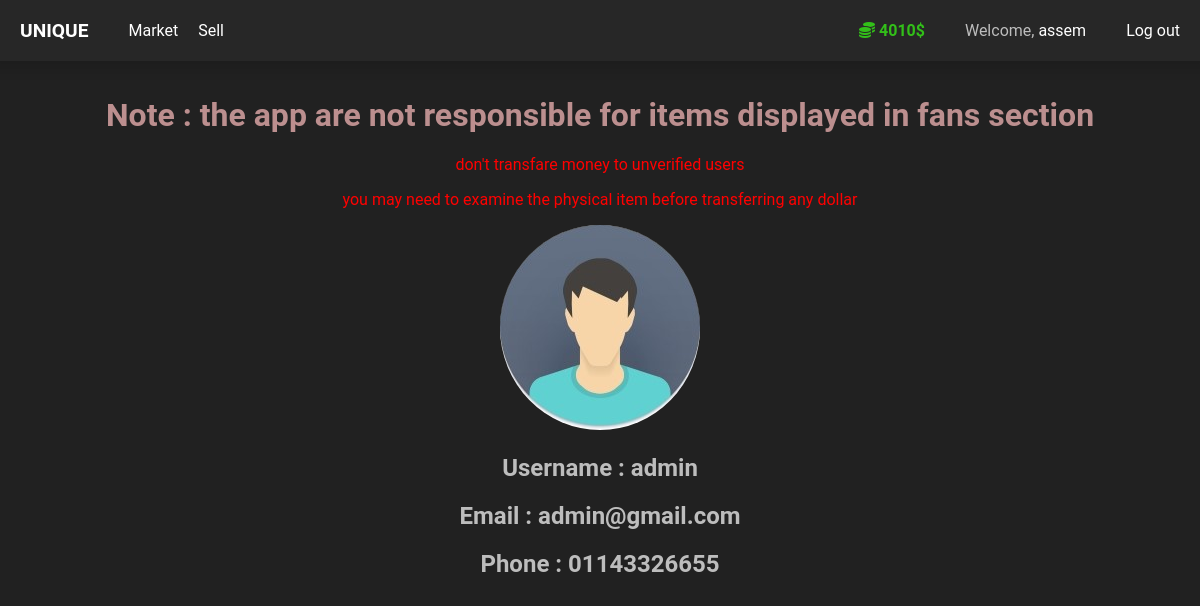
The page /user/3 (signed in) on the database as committed earlier.
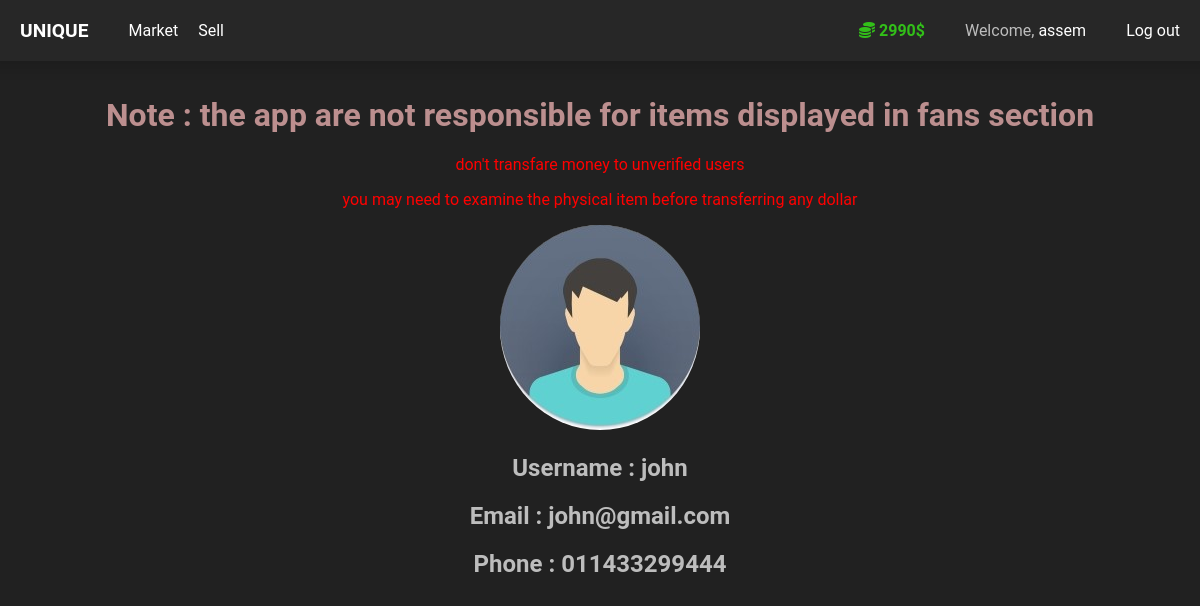
The same page on the database as committed later.
### market/models.py (models this page shows, shortened)
class User(db.Model , UserMixin):
    id = db.Column(db.Integer, primary_key=True)
    username = db.Column(db.String(length=30), nullable=False, unique=True)
    email_address = db.Column(db.String(length=50), nullable=False, unique=True)
    password_hash = db.Column(db.String(length=60), nullable=False)
    budget = db.Column(db.Integer, nullable=False, default=999)
    role = db.Column(db.String(length=20), nullable=False, default='customer')
    phone = db.Column(db.String(length=20), nullable=False, unique=True)
    items = db.relationship('Item', backref='owner', lazy=True)
    @property
    def password(self):
        return self.password_hash

### market/routes.py (the view)
@app.route('/user/<int:user_id>' , methods=['GET'])
@login_required
def user_info(user_id):
    user = None
    warning1 = None
    warning2 = None
    warning3 = None
    if user_id:
            if current_user.id != user_id:
                warning1 = "Note : the app are not responsible for items displayed in fans section"
                warning2 = "don't transfare money to unverified users"
                warning3 = "you may need to examine the physical item before transferring any dollar"
            user = User.query.filter_by(id=user_id).first()
            if user == None:
                return render_template('notfount.html')
    return render_template('user.html' , user=user , warning1=warning1 , warning2=warning2 , warning3=warning3)

### market/models.py (called while the page is built)
@login_manager.user_loader
def load_user(user_id):
    return User.query.get(int(user_id))

### market/templates/user.html (shortened to what this page needs)
{% extends 'base.html' %}
{% block content %}
<div class="profile_container">
    <div class="warning message">
        {% if warning1 %}
            <h1>{{ warning1 }}</h1>
        {% endif %}
        {% if warning2 %}
            <p>{{ warning2 }}</p>
        {% endif %}
        {% if warning3 %}
            <p>{{ warning3 }}</p>
        {% endif %}
    </div>
    {% if user %}
        <img src="../static/avtar.jpg" alt="user image" class="user_image">
        <h2 class="user_data" >Username : {{user.username}}</h2>
        <h2 class="user_data" >Email : {{user.email_address}}</h2>
        <h2 class="user_data" >Phone : {{user.phone}}</h2>
    {% endif %}
</div>
{% endblock %}

### market/templates/base.html (shortened to what this page needs)
<!DOCTYPE html>
<html lang="en">
<head>
    <link rel='stylesheet' href='../static/home.css'>
    <link rel='stylesheet' href='../static/market.css'>
    <link rel='stylesheet' href='../static/form.css'>
</head>
<body>
    <header class="header_container">
        <nav class="nav_bar">
            <div class="nav_routes">
                <p id="logo"><a href={{ url_for('home_page') }}>UNIQUE</a></p>
                <ul class="routes_list">
                    {% if current_user.is_authenticated %}
                        <li><a href={{ url_for('market_page') }}>Market</a></li>
                        <li><a href={{ url_for('sell_page') }}>Sell</a></li>
                    {% endif %}
                </ul>
            </div>
            {% if current_user.is_authenticated %}
                <ul class="auth_routes">
                    {% if current_user.role == 'customer' %}
                        <li>
                            <span class="budj">
                                <i class="fa-solid fa-coins"></i>
                                <a href={{ url_for('recharge_page') }}>{{ current_user.budget }}$</a>
                            </span>
                        </li>
                    {% endif %}
                    <li><span>Welcome, <a id="username" href={{ url_for('user_info' , user_id = current_user.id) }}>{{ current_user.username }}</a></span></li>
                    <li><a id="logout_a" href={{ url_for('logout_page') }}>Log out</a></li>
                </ul>
            {% else %}
                <ul class="auth_routes">
                    <li><a href={{ url_for('login_page') }}>Login</a></li>
                    <li><a href={{ url_for('register_page') }}>Register</a></li>
                </ul>
            {% endif %}
        </nav>
    </header>
    {% block content %}
    {% endblock %}
</body>
</html>

### market/static/home.css (style rules this page uses)
body { margin: 0; padding: 0; font-family: 'Roboto', sans-serif; background-color: #212121; color: #bdbdbd; padding-top: 4em; }
.header_container { width: 100%; position: fixed; top: 0; z-index: 1000; }
.nav_bar { display: flex; justify-content: space-between; align-items: center; background-color: #272727; padding: 0 20px ; box-shadow: 0 0 10px 10px rgba(0, 0, 0, 0.1); }
.nav_routes { display: flex; align-items: center; gap: 0px; }
.auth_routes { display: flex; gap: 40px; }
.routes_list { display: flex; align-items: center; gap: 20px; }
.nav_bar a { text-decoration: none; color: #fff; }
.nav_bar ul { list-style: none; }
#logo { font-size: 1.2rem; font-weight: 600; }
.budj , .budj a { color: #32bf19; font-weight: 600; }

### market/templates/user.html (style rules this page uses)
.warning { text-align: center; color: rosybrown; }
.warning p { color: red; }
.user_image { border-radius: 50%; }
.profile_container { text-align: center; margin-top: 2em; }

Rows that differ between the two databases and show on the page:
changed User "assem": budget "4010" → "2990"
changed User: username "admin" → "john"; email_address "admin@gmail.com" → "john@gmail.com"; phone "01143326655" → "011433299444"
